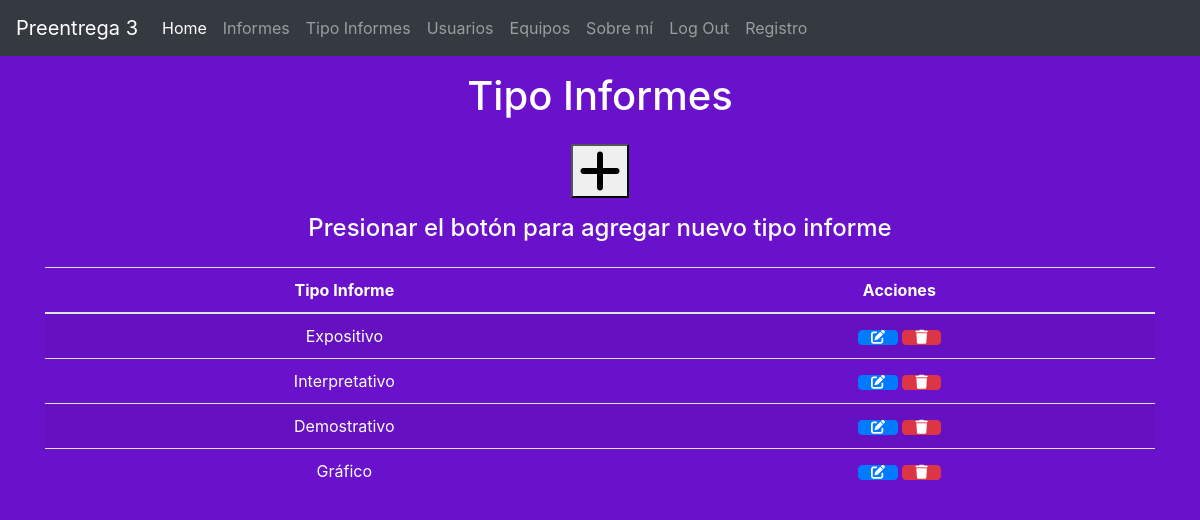
The app's page /tipoinforme/ (signed in) with its own data.
### aplicacion/models.py (models this page shows)
class TipoInformes(models.Model):
    tipo_informe = models.CharField(max_length=50)

### aplicacion/views.py (the view)
# urls.py: path('tipoinforme/', TipoInformesList.as_view(), name='tipoinforme'),
class TipoInformesList(LoginRequiredMixin, ListView):
    model = TipoInformes

### aplicacion/templates/aplicacion/tipoinformes_list.html
{% extends 'aplicacion/base.html' %}
{% load static %}
{% block titulo %}
    <div style="text-align: center" >
        <h1 class="text-center p-3 mb-2 bg-gradient-primary text-white">Tipo Informes</h1>
        <a href="{% url 'create_tipoinforme' %}">
            <button><i class="fa fa-plus" style="font-size:48px" title="Agregar Informe"></i></button>
        </a>
    </div>
{% endblock titulo %}
{% block contenido %}
    <div>
        <h4 class="text-center p-3 mb-2 bg-gradient-primary text-white">Presionar el botón para agregar nuevo tipo informe</h4>
    </div>
    <div class="container">
    <table class="table table-striped table-hover" align="center">
        <thead>
            <tr class="text-white text-center">
                <th>Tipo Informe</th>
                <th>Acciones</th>
            </tr>
        </thead>
        <tbody>
    {% for tipoinforme in tipoinformes_list  %}
            <tr>
                <td class= "text-white text-center">{{ tipoinforme.tipo_informe }}</td>
                <td class="text-center">
                    <a
                      href="{% url 'update_tipoinforme' tipoinforme.id %}"
                      class="btn btn-primary"
                      style="--bs-btn-padding-y: .25rem; --bs-btn-padding-x: .5rem; --bs-btn-font-size: .75rem;"
                      ><i class="fa fa-edit fa-sm" title="Edit Record"></i>
                    </a>
                    <a
                      href="{% url 'delete_tipoinforme' tipoinforme.id %}"
                      class="btn btn-danger"
                      style="--bs-btn-padding-y: .25rem; --bs-btn-padding-x: .5rem; --bs-btn-font-size: .75rem;"
                      ><i class="fa fa-trash fa-sm" title="Delete Record"></i>
                    </a>
                  </td>
            </tr>
    {% endfor %}
        </tbody>
    </table>
</div>
{% endblock contenido %}

### records on screen
TipoInformes: tipo_informe "Expositivo"
TipoInformes: tipo_informe "Interpretativo"
TipoInformes: tipo_informe "Demostrativo"
TipoInformes: tipo_informe "Gráfico"
